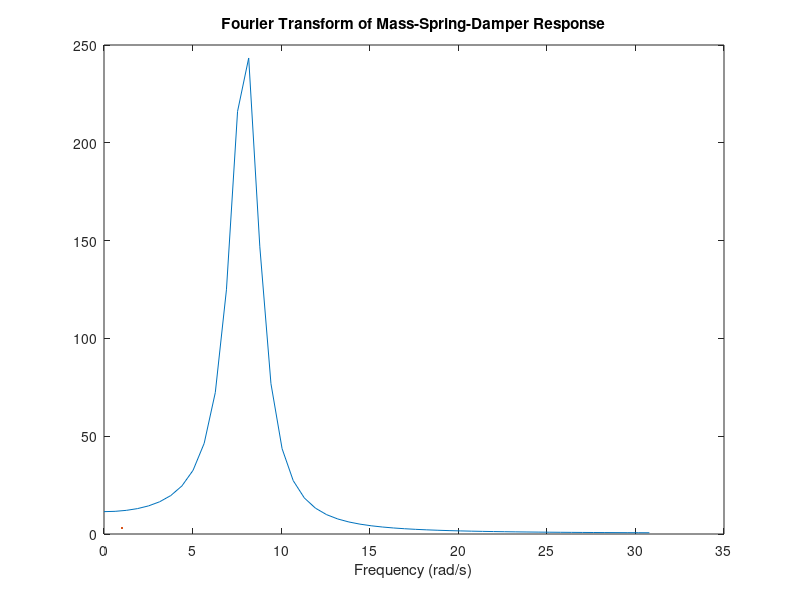

Write MATLAB code to recreate this figure.
clear
close all

t = 10;
dt = 1e-3;
time = 0:dt:t;

X = zeros(1,length(time));
X(1) = .5; %meters 
Y = zeros(1,length(time));
F = zeros(1,length(time));

m = 500; %kilos
b = 456; % N/(m/s)
k = 32e3; % N/m

for i = 1:length(time)-1
    X(i+1) = Y(i)*dt+X(i);
    Y(i+1) = (F(i)-b*Y(i)-k*X(i))/m*dt+Y(i);
end 

freq = 1/dt;
fo = fft(X.*exp(-.57*time));
fo2 = fo(1:freq/t/2);
sample = 2*pi*freq/t*time(1:freq/t/2);

plot(sample, fo2, LineWidth=3)
xlabel('Frequency (rad/s)')
title('Fourier Transform of Mass-Spring-Damper Response')